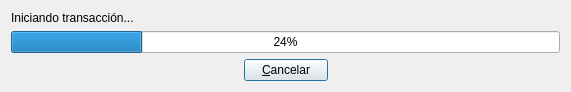
<?xml version="1.0" encoding="UTF-8"?>
<ui version="4.0">
 <class>AERPTransactionContextProgressDlg</class>
 <widget class="QDialog" name="AERPTransactionContextProgressDlg">
  <property name="geometry">
   <rect>
    <x>0</x>
    <y>0</y>
    <width>571</width>
    <height>77</height>
   </rect>
  </property>
  <property name="windowTitle">
   <string>Dialog</string>
  </property>
  <layout class="QGridLayout" name="gridLayout">
   <item row="0" column="0" colspan="3">
    <widget class="QLabel" name="lblAction">
     <property name="text">
      <string>Iniciando transacción...</string>
     </property>
    </widget>
   </item>
   <item row="1" column="0" colspan="3">
    <widget class="QProgressBar" name="progressBar">
     <property name="value">
      <number>24</number>
     </property>
    </widget>
   </item>
   <item row="2" column="0">
    <spacer name="horizontalSpacer">
     <property name="orientation">
      <enum>Qt::Vertical</enum>
     </property>
     <property name="sizeHint" stdset="0">
      <size>
       <width>227</width>
       <height>20</height>
      </size>
     </property>
    </spacer>
   </item>
   <item row="2" column="1">
    <widget class="QPushButton" name="pbCancel">
     <property name="text">
      <string>&amp;Cancelar</string>
     </property>
     <property name="icon">
      <iconset resource="../resources/resources.qrc">
       <normaloff>:/generales/images/close.png</normaloff>:/generales/images/close.png</iconset>
     </property>
    </widget>
   </item>
   <item row="2" column="2">
    <spacer name="horizontalSpacer_2">
     <property name="orientation">
      <enum>Qt::Vertical</enum>
     </property>
     <property name="sizeHint" stdset="0">
      <size>
       <width>226</width>
       <height>20</height>
      </size>
     </property>
    </spacer>
   </item>
  </layout>
 </widget>
 <resources>
  <include location="../resources/resources.qrc"/>
 </resources>
 <connections/>
</ui>
